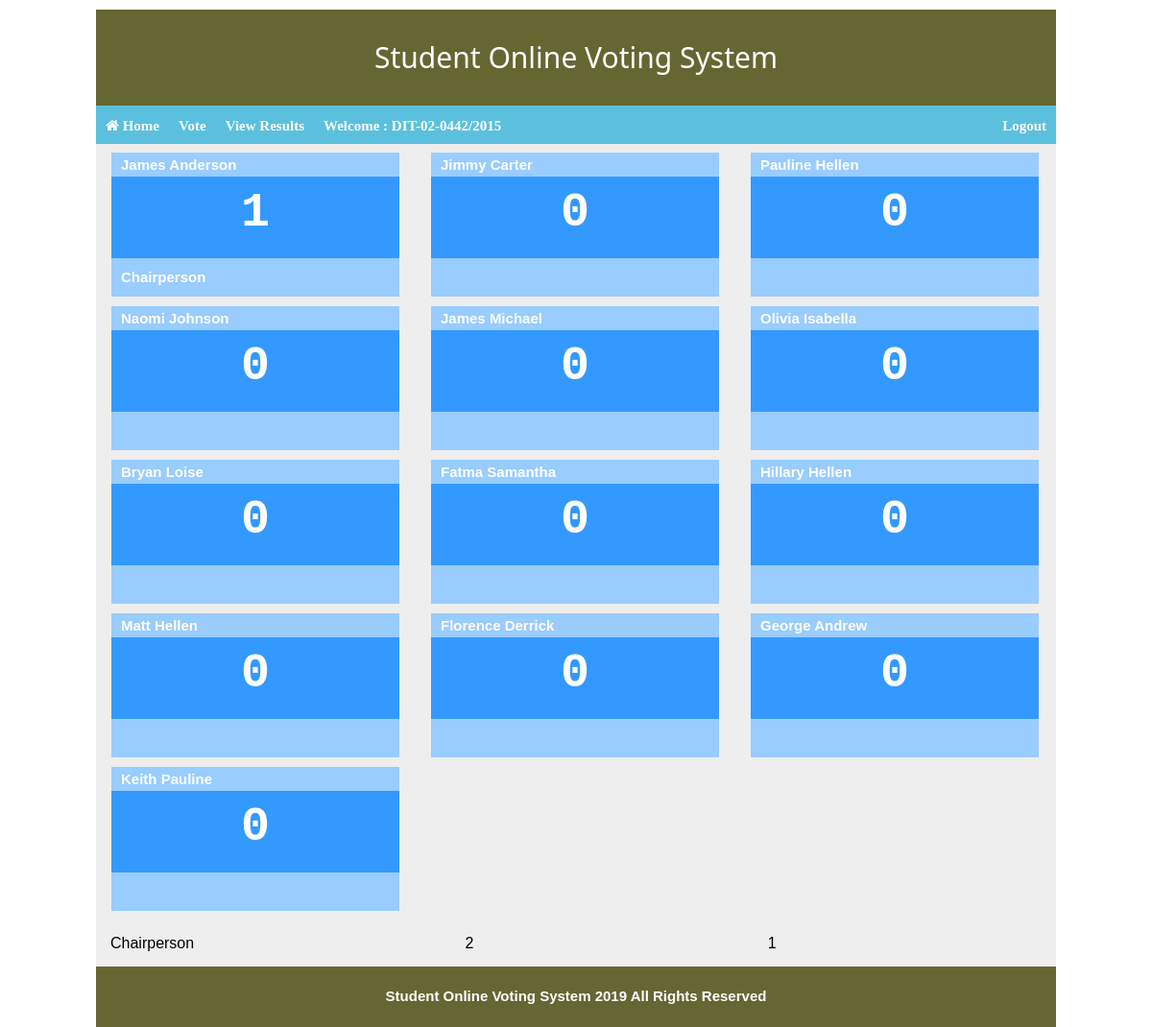
Screenshot of /onlinevotingsystem.php?ViewResults (signed in) with the database file from the repository.
### tables this page shows
CREATE TABLE `members` (
  `id` int(11) NOT NULL,
  `first_name` varchar(20) NOT NULL,
  `last_name` varchar(20) NOT NULL,
  `admno` varchar(20) NOT NULL,
  `regno` varchar(20) NOT NULL,
  `email` varchar(20) NOT NULL,
  `password` varchar(20) NOT NULL
);

CREATE TABLE `candidates` (
  `candidate_id` int(11) NOT NULL,
  `first_name` varchar(20) NOT NULL,
  `last_name` varchar(20) NOT NULL,
  `email` varchar(20) NOT NULL,
  `password` varchar(20) NOT NULL,
  `position` varchar(20) NOT NULL
);

CREATE TABLE `votes` (
  `votes_id` int(11) NOT NULL,
  `Position` varchar(20) NOT NULL,
  `candidate_id` int(11) NOT NULL,
  `regno` varchar(20) NOT NULL,
  `votesnumber` int(11) NOT NULL
);

### ViewResults.php (the view, shortened to what this page needs)
<div class="viewstudentsvotesresults">
<?php
include("databaseconnect.php");
$selpost = "SELECT * FROM `candidates`  ORDER BY `Position` ASC ";
$querypost = mysqli_query($connect, $selpost);
while($rowpost = mysqli_fetch_array($querypost)){
	$candidate_id = $rowpost['candidate_id'];
	$first_name = $rowpost['first_name'];
	$last_name = $rowpost['last_name'];
					$selpost = "SELECT * FROM `votes` WHERE `candidate_id` = '$candidate_id' ";
					$querycand = mysqli_query($connect, $selpost);
									$rowcand = mysqli_fetch_assoc($querycand);
									$Position = $rowcand['Position'];
											$results = "SELECT count(votesnumber) as votesresults FROM `votes` WHERE `candidate_id`  = '$candidate_id' ";
											$queryresults = mysqli_query($connect, $results);
											if($queryresults) {
											while($rowresults = mysqli_fetch_assoc($queryresults)){
											$res = $rowresults['votesresults'];
											}
											}	else {
											echo "error";
											}
									echo '<div id="resultsperperson">
									<div id="resultsperpersonhead">'.
									$first_name.' '. $last_name
									.'</div>
									<div id="resultsperpersoncotent">
									'.$res.'
									</div>
									<div id="resultsperpersonfooter">
									'.$Position.'
									</div>
									</div>';
}
?>
<?php
 		include("databaseconnect.php");
		$sqlQuery = "SELECT * FROM `votes` ";
		$qryCandidate = mysqli_query($connect, $sqlQuery);
		while($resultsqry=mysqli_fetch_array($qryCandidate)){
			$Position = $resultsqry['Position'];
			$candidate_id = $resultsqry['candidate_id'];
			$votescasted = $resultsqry['votesnumber'];
            echo "<table >
			<tr>
	        	<td> $Position </td><td>$candidate_id </td><td>$votescasted </td>
	        </tr>
	        <tr>
	        </tr>
	        </table>";
		}
?>
</div>

### onlinevotingsystem.php (shortened to what this page needs)
<!DOCTYPE>
<head>
	<html>
	<link rel="stylesheet" href="style.css" type="text/css" / >
	<link rel="stylesheet" href="w3.css" type="text/css" / >
	<link rel="stylesheet" href="font-awesome-4.7.0/css/font-awesome.css" type="text/css" / >
	</head>
	<body>
<div id="container">
<div class="header">
		<h2>Student Online Voting System</h2>
	</div>
<nav>
	<div class="navigation">
<ul>
	<li><a href="onlinevotingsystem.php"><i class="fa fa-home" aria-hidden="true"></i> Home</a></li>
	<li><a href="onlinevotingsystem.php?onlinevotingsystemvote">Vote</a></li>
    <li><a href="onlinevotingsystem.php?ViewResults"> View Results</a></li>
<li>	<a hre="#">
<div class="welcom">
 Welcome :
	<?php
include("databaseconnect.php");
if(isset($_SESSION['regno'])) {
$regnosess = $_SESSION['regno'];
	$sql = "SELECT * FROM `members` WHERE `regno` = '$regnosess' ";
    $qry = mysqli_query($connect, $sql);
    $row = mysqli_fetch_assoc($qry);
    $regnumber = $row['regno'];
    echo $regnumber ;
}
    ?>
</div></a>
</li>
	<li><a href="logout.php">Logout</a></li>
</ul>
</div>
	</nav>
<?php
if(isset($_GET['onlinevotingsystemvote'])) {
	include("onlinevotingsystemvote.php");
} else if(isset($_GET['ViewResults'])) {
	include("ViewResults.php");
}
?>
<footer>
	<p> Student Online Voting System <?php echo Date('Y'); ?> All Rights Reserved</p>
</footer>
</div>
	</body>
	</html>

### style.css (style rules this page uses)
* { margin:0; padding: 0; }
#container { background-color: #eee; width:1000px; margin-left: auto; margin-right: auto; height: auto; }
.fa-home { color:#ffffff; }
.header { height:100px; width:auto; background-color: #666633; color:#ffffff; font-weight: bold; }
.header h2 { line-height: 100px; text-align: center; }
.navigation ul { list-style-type: none; padding: 0; margin: 0; }
.navigation ul li { float: left; }
.navigation ul li:last-child { float: right; }
.navigation { width: 100%; height: 40px; background-color: #5bc0de; }
.navigation ul li a { display: inline-block; padding: 10px; color: #ffffff; text-decoration: none; font-weight: bold; font-family: verdana; font-size: 15px; vertical-align: center; }
footer { background-color: #666633; padding:20px; text-align: center; color:#ffffff; font-weight: bold; clear: both; }
.welcom { float: right; }
.viewstudentsvotesresults { clear: both; }
table, td { border: 1px solid black; width: 100%; }
td { padding: 15px; width: 100px; }
table { border-collapse: collapse; }
#resultsperperson { height:150px; width:300px; background-color:#3399ff; margin-right:17px; margin-left:16px; margin-bottom:10px; display:inline-block; position:relative; color:white; font-weight:bold; }
#resultsperpersonhead { height:25px; line-height:25px; padding-left:10px; width:300px; background-color:#99ccff; }
#resultsperpersoncotent { text-align:center; font-family:courier; font-size:50px; vertical-align:center; }
#resultsperpersonfooter { height:40px; line-height:40px; padding-left:10px; width:300px; background-color:#99ccff; position:absolute; bottom:0px; }

### w3.css (style rules this page uses)
html { -ms-text-size-adjust:100%;-webkit-text-size-adjust:100% }
body { margin:0 }
article,aside,details,figcaption,figure,footer,header,hgroup,main,menu,nav,section,summary { display:block }
a { background-color:transparent }
html,body { font-family:Verdana,sans-serif;font-size:15px;line-height:1.5 }
html { overflow-x:hidden }
h1,h2,h3,h4,h5,h6,.w3-slim,.w3-wide { font-family:"Segoe UI",Arial,sans-serif }
h2 { font-size:30px }
h1,h2,h3,h4,h5,h6 { font-weight:400;margin:10px 0 }
a { color:inherit }
table { border-collapse:collapse;border-spacing:0;width:100%;display:table }
table,th,td { border:none }

### rows the page displays
members: regno "DIT-02-0442/2015"
candidates: first_name "James", last_name "Anderson", res "1", votes.Position "Chairperson"
candidates: first_name "Jimmy", last_name "Carter", res "0"
candidates: first_name "Pauline", last_name "Hellen", res "0"
candidates: first_name "Naomi", last_name "Johnson", res "0"
candidates: first_name "James", last_name "Michael", res "0"
candidates: first_name "Olivia", last_name "Isabella", res "0"
candidates: first_name "Bryan", last_name "Loise", res "0"
candidates: first_name "Fatma", last_name "Samantha", res "0"
candidates: first_name "Hillary", last_name "Hellen", res "0"
candidates: first_name "Matt", last_name "Hellen", res "0"
candidates: first_name "Florence", last_name "Derrick", res "0"
candidates: first_name "George", last_name "Andrew", res "0"
candidates: first_name "Keith", last_name "Pauline", res "0"
votes: Position "Chairperson", candidate "2", votesnumber "1"

### other values shown
Date('Y') "2019"
